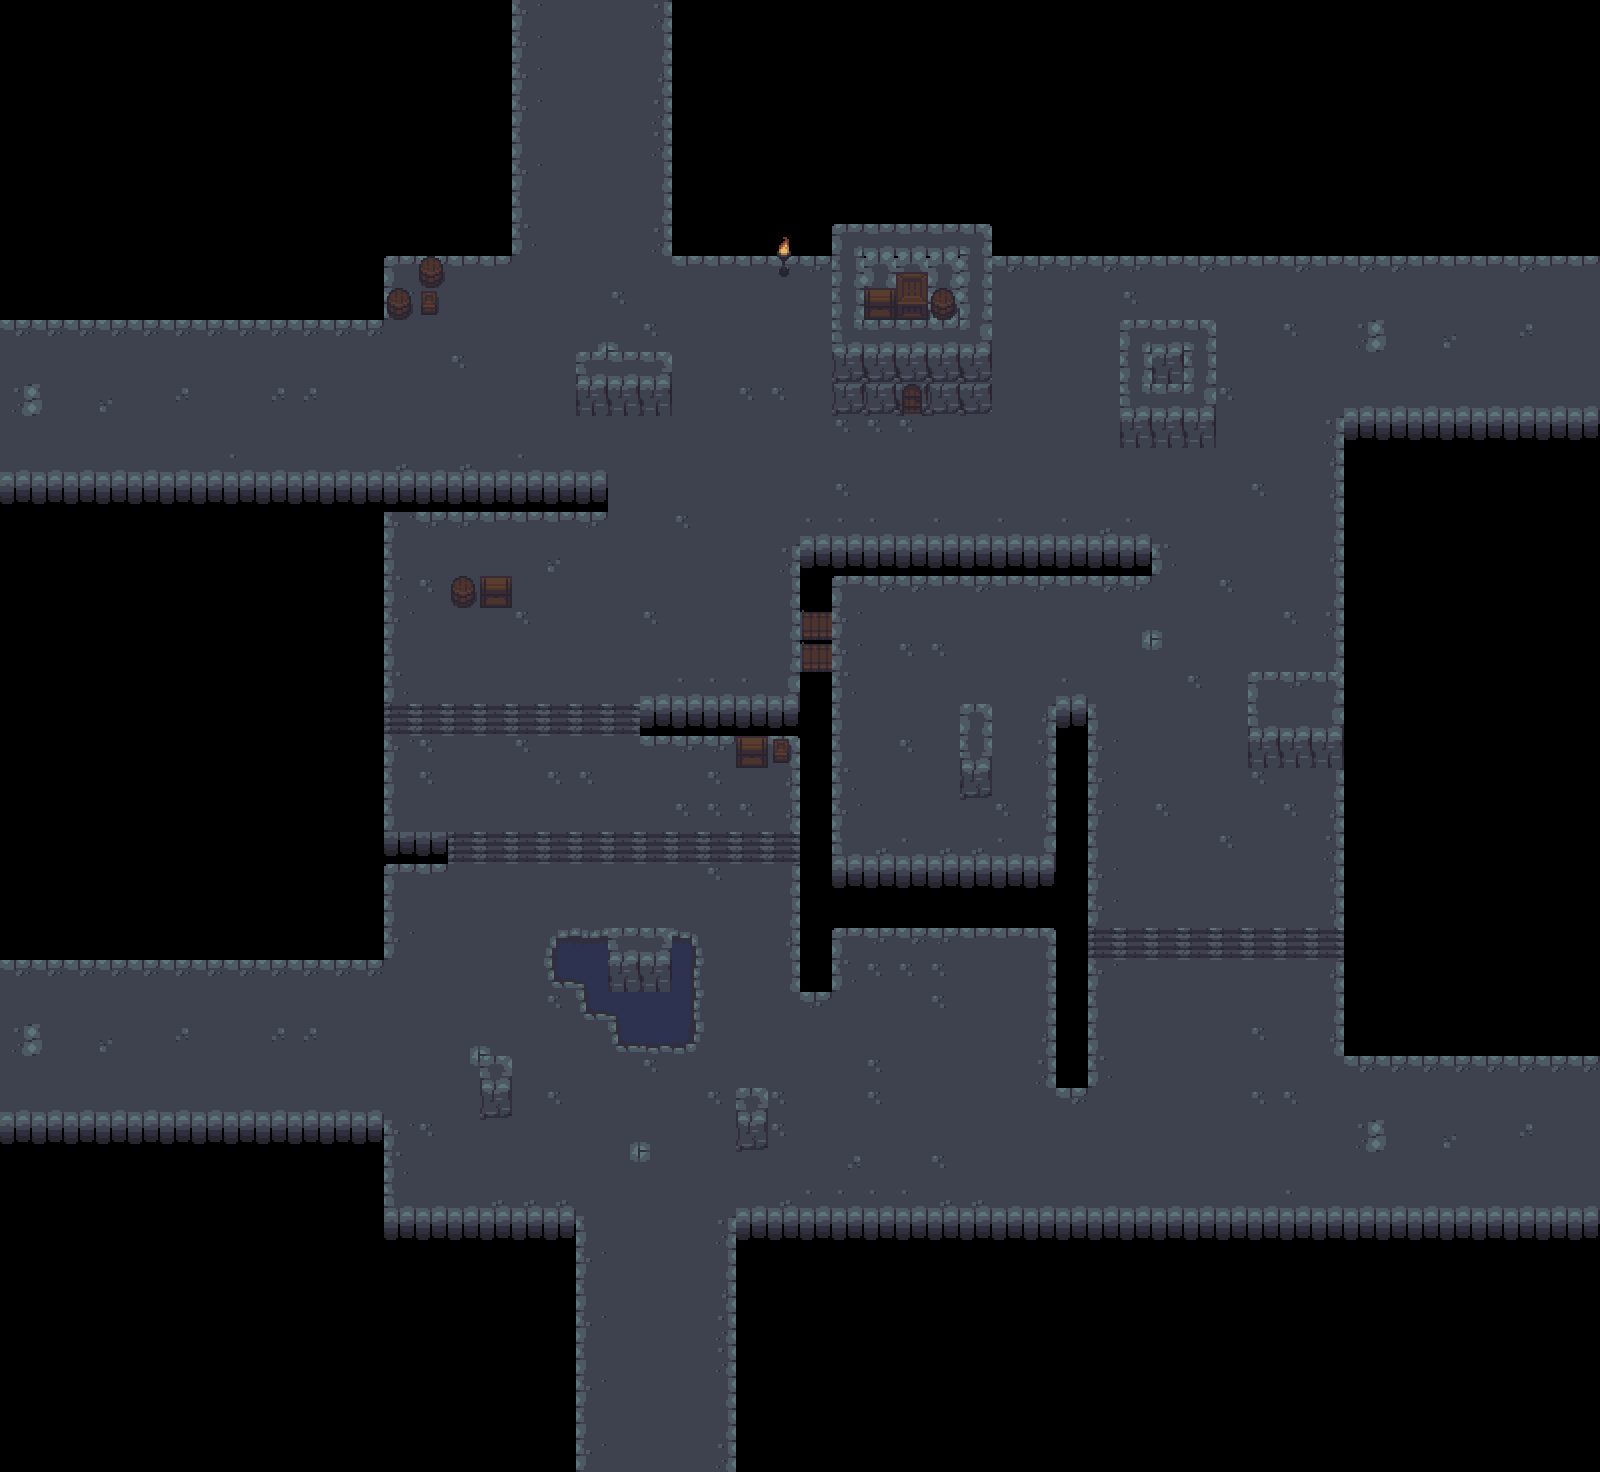

Tiled map render using the project's own tile images. Description and the map definition, with tile-layer contents summarised, below:
An orthogonal 50x46 tile map with 32x32 px tiles, 2 tile layers (Tile Layer 1, Tile Layer 2) and 26 objects.

<map version="1.10" tiledversion="1.10.1" orientation="orthogonal" renderorder="right-down" width="50" height="46" tilewidth="32" tileheight="32" infinite="0" nextlayerid="10" nextobjectid="44">
 <tileset firstgid="1" source="../tileset/dungeon_tiles.tsx" />
 <layer id="1" name="Tile Layer 1" width="50" height="46">
  <data>[2300 cells, 2238 non-empty, 59 distinct tile ids]</data>
 </layer>
 <layer id="4" name="Tile Layer 2" width="50" height="46">
  <data>[2300 cells, 51 non-empty, 40 distinct tile ids]</data>
 </layer>
 <objectgroup id="2" name="HINT">
  <object id="3" x="1600" y="1056">
   <properties>
    <property name="for" value="RIGHT" />
    <property name="size" type="int" value="5" />
   </properties>
   <point />
  </object>
  <object id="43" x="1600" y="256">
   <properties>
    <property name="for" value="RIGHT" />
    <property name="size" type="int" value="5" />
   </properties>
   <point />
  </object>
  <object id="40" x="0" y="960">
   <properties>
    <property name="for" value="LEFT" />
    <property name="size" type="int" value="5" />
   </properties>
   <point />
  </object>
  <object id="42" x="0" y="320">
   <properties>
    <property name="for" value="LEFT" />
    <property name="size" type="int" value="5" />
   </properties>
   <point />
  </object>
  <object id="38" x="576" y="1472">
   <properties>
    <property name="for" value="BOTTOM" />
    <property name="size" type="int" value="5" />
   </properties>
   <point />
  </object>
  <object id="41" x="512" y="0">
   <properties>
    <property name="for" value="TOP" />
    <property name="size" type="int" value="5" />
   </properties>
   <point />
  </object>
 </objectgroup>
 <objectgroup color="#ff00ff" id="5" name="MEDKITS">
  <object id="6" x="896" y="512">
   <point />
  </object>
 </objectgroup>
 <objectgroup color="#ff0000" id="6" name="POWERS">
  <object id="12" x="896" y="800">
   <point />
  </object>
 </objectgroup>
 <objectgroup color="#00ff00" id="7" name="PAPERS">
  <object id="13" x="512" y="320">
   <point />
  </object>
  <object id="14" x="1056" y="448">
   <point />
  </object>
  <object id="15" x="544" y="704">
   <point />
  </object>
  <object id="17" x="480" y="928">
   <point />
  </object>
  <object id="18" x="608" y="1152">
   <point />
  </object>
  <object id="21" x="960" y="1024">
   <point />
  </object>
  <object id="22" x="1184" y="1120">
   <point />
  </object>
  <object id="24" x="928" y="672">
   <point />
  </object>
  <object id="25" x="1216" y="672">
   <point />
  </object>
  <object id="28" x="1280" y="384">
   <point />
  </object>
  <object id="29" x="736" y="512">
   <point />
  </object>
 </objectgroup>
 <objectgroup color="#000000" id="8" name="ENEMIES">
  <object id="30" x="1216" y="864">
   <point />
  </object>
  <object id="31" x="704" y="608">
   <point />
  </object>
  <object id="32" x="416" y="416">
   <point />
  </object>
  <object id="33" x="1248" y="544">
   <point />
  </object>
  <object id="34" x="1248" y="1088">
   <point />
  </object>
  <object id="35" x="896" y="1120">
   <point />
  </object>
  <object id="36" x="448" y="992">
   <point />
  </object>
 </objectgroup>
</map>
